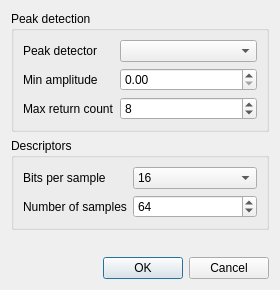
<?xml version="1.0" encoding="UTF-8"?>
<ui version="4.0">
 <class>PeakDetectionDialog</class>
 <widget class="QDialog" name="PeakDetectionDialog">
  <property name="geometry">
   <rect>
    <x>0</x>
    <y>0</y>
    <width>280</width>
    <height>290</height>
   </rect>
  </property>
  <property name="windowTitle">
   <string>Peak detection</string>
  </property>
  <property name="windowIcon">
   <iconset resource="qFWF.qrc">
    <normaloff>:/CC/plugin/qFWF/wave_analysis.png</normaloff>:/CC/plugin/qFWF/wave_analysis.png</iconset>
  </property>
  <layout class="QVBoxLayout" name="verticalLayout">
   <item>
    <widget class="QGroupBox" name="peakDetectionGroupBox">
     <property name="title">
      <string>Peak detection</string>
     </property>
     <layout class="QFormLayout" name="formLayout_2">
      <item row="0" column="0">
       <widget class="QLabel" name="label_2">
        <property name="text">
         <string>Peak detector</string>
        </property>
       </widget>
      </item>
      <item row="0" column="1">
       <widget class="QComboBox" name="echoDetectorComboBox"/>
      </item>
      <item row="3" column="0">
       <widget class="QLabel" name="label_3">
        <property name="text">
         <string>Max return count</string>
        </property>
       </widget>
      </item>
      <item row="3" column="1">
       <widget class="QSpinBox" name="maxReturnCountSpinBox">
        <property name="minimum">
         <number>1</number>
        </property>
        <property name="maximum">
         <number>15</number>
        </property>
        <property name="value">
         <number>8</number>
        </property>
       </widget>
      </item>
      <item row="1" column="0">
       <widget class="QLabel" name="label">
        <property name="text">
         <string>Min amplitude</string>
        </property>
       </widget>
      </item>
      <item row="1" column="1">
       <widget class="QDoubleSpinBox" name="minAmplitudeDoubleSpinBox"/>
      </item>
     </layout>
    </widget>
   </item>
   <item>
    <widget class="QGroupBox" name="descriptorsGroupBox">
     <property name="title">
      <string>Descriptors</string>
     </property>
     <layout class="QFormLayout" name="formLayout">
      <item row="0" column="0">
       <widget class="QLabel" name="label_5">
        <property name="text">
         <string>Bits per sample</string>
        </property>
       </widget>
      </item>
      <item row="0" column="1">
       <widget class="QComboBox" name="bpsComboBox">
        <property name="currentIndex">
         <number>1</number>
        </property>
        <item>
         <property name="text">
          <string>8</string>
         </property>
        </item>
        <item>
         <property name="text">
          <string>16</string>
         </property>
        </item>
        <item>
         <property name="text">
          <string>32</string>
         </property>
        </item>
       </widget>
      </item>
      <item row="1" column="0">
       <widget class="QLabel" name="label_4">
        <property name="text">
         <string>Number of samples</string>
        </property>
       </widget>
      </item>
      <item row="1" column="1">
       <widget class="QSpinBox" name="sampleCountSpinBox">
        <property name="minimum">
         <number>16</number>
        </property>
        <property name="maximum">
         <number>65536</number>
        </property>
        <property name="singleStep">
         <number>8</number>
        </property>
        <property name="value">
         <number>64</number>
        </property>
       </widget>
      </item>
     </layout>
    </widget>
   </item>
   <item>
    <spacer name="verticalSpacer">
     <property name="orientation">
      <enum>Qt::Vertical</enum>
     </property>
     <property name="sizeHint" stdset="0">
      <size>
       <width>20</width>
       <height>22</height>
      </size>
     </property>
    </spacer>
   </item>
   <item>
    <widget class="QDialogButtonBox" name="buttonBox">
     <property name="orientation">
      <enum>Qt::Horizontal</enum>
     </property>
     <property name="standardButtons">
      <set>QDialogButtonBox::Cancel|QDialogButtonBox::Ok</set>
     </property>
    </widget>
   </item>
  </layout>
 </widget>
 <resources>
  <include location="qFWF.qrc"/>
 </resources>
 <connections>
  <connection>
   <sender>buttonBox</sender>
   <signal>accepted()</signal>
   <receiver>PeakDetectionDialog</receiver>
   <slot>accept()</slot>
   <hints>
    <hint type="sourcelabel">
     <x>248</x>
     <y>254</y>
    </hint>
    <hint type="destinationlabel">
     <x>157</x>
     <y>274</y>
    </hint>
   </hints>
  </connection>
  <connection>
   <sender>buttonBox</sender>
   <signal>rejected()</signal>
   <receiver>PeakDetectionDialog</receiver>
   <slot>reject()</slot>
   <hints>
    <hint type="sourcelabel">
     <x>316</x>
     <y>260</y>
    </hint>
    <hint type="destinationlabel">
     <x>286</x>
     <y>274</y>
    </hint>
   </hints>
  </connection>
 </connections>
</ui>
